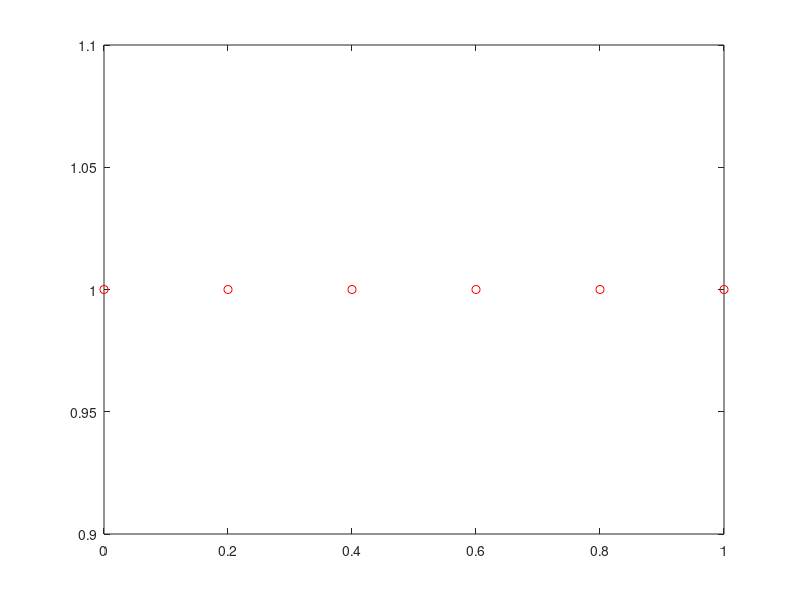
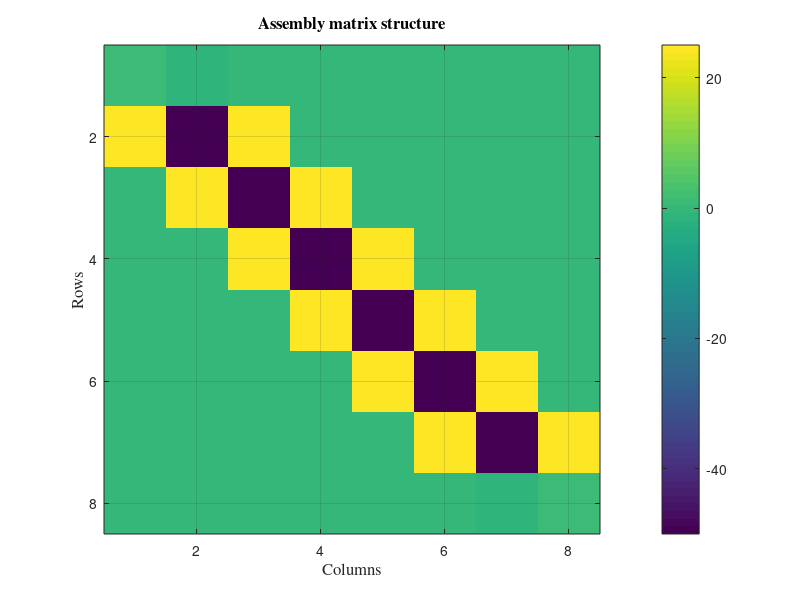

Write MATLAB code to recreate these figures, in order.
% 1D Toy Problem for HW1 (CMIS18)

xa = 0;
xb = 1;

n = 4; % number of points sampled on interval [0, 1]
dx = 1/(n+1);
N = n + 2; % number of actual domain nodes (includes 0 and 1)
N_g = N + 2; % number of nodes including ghost nodes 

% Create mesh interval
mesh_interval = (xa:dx:xb);
mesh_interval

% Draw computational mesh
figure(1);
plot(mesh_interval, 1, '-.ro');

% Assemble matrix system
% Compute coefficients of domain nodes
c0 = -2.0/dx^2;
c1 = 1.0/dx^2;

A = zeros(N_g);
for i = 2:N_g-1
    k = i;
    A(k, k) = c0;
    A(k, k - 1) = c1;
    A(k, k + 1) = c1;
end

% Compute coefficients of ghost nodes
A(1, 1) = 1;
A(1, 2) = -1;
A(8, 8) = 1;
A(8, 7) = -1;

% Plot matrix structure
f_type = 'Times';
f_size = 12;

figure(2);
imagesc(A);
grid on;
colorbar;
title('Assembly matrix structure', 'FontSize', f_size, 'FontName',f_type );
xlabel('Columns', 'FontSize', f_size, 'FontName', f_type); 
ylabel('Rows', 'FontSize', f_size, 'FontName', f_type);

% Compute matrix eigenvalues
e = eig(A);
